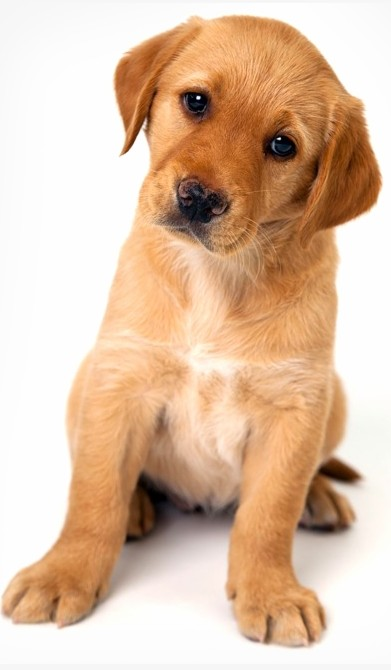
#> input picture Trabalho 1 - Manipulando Imagens/dog.jpeg, 391 x 670 px
$ jupyter execute manipulandoImgs.ipynb
#> lines starting #> are read from the running program, lines starting #| are printed output that depends on the picture; after the words box and inside, x2 and y2 are one past the last pixel; in counts of white or black regions, pixels touching at a corner belong together
# Atividades

1) Leia uma imagem colorida, transforme a mesma em níveis de cinza e salve o resultado em disco.

[cell 1]
from skimage.io import imread,imsave, imshow
from skimage.color import rgb2gray

image = imread('dog.jpeg')
#> image is the input picture: shape (670, 391, 3); mean R, G, B 222.5, 192.3, 167.3
img = rgb2gray(image)
imsave('cinza.png', img)

2) Leia uma imagem colorida, transforme a mesma em níveis de cinza. Após isso, atribua o valor zero a todos os pixels cujo vizinho à direita tenha o mesmo valor de intensidade. Salve o resultado em disco.

[cell 2]
image = imread('dog.jpeg')
img = rgb2gray(image)

for i in range(img.shape[0]):
    for j in range(img.shape[1]-1):
        if(img[i][j] == img[i][j+1]):
            img[i][j] = 0
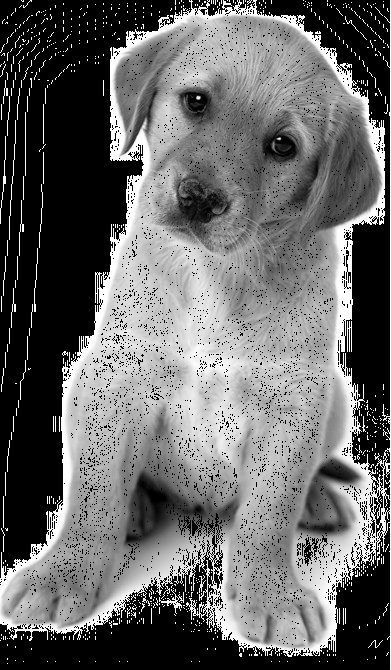
#> img: shape (670, 391) float64; min 0, max 1, mean 0.411

imsave('img2questao.png', img)

3) Leia uma imagem colorida, calcule as componentes no modelo de cores RGB. Calcule a maior e menor intensidade dos pixels em cada componente.

[cell 3]
def maiorMenor(img):
    maior = 0
    menor = 9999
    for i in range(img.shape[0]):
        for j in range(img.shape[1]):
            if(img[i][j] < menor):
                menor = img[i][j]
            if(img[i][j] > maior):
                maior = img[i][j]
    return maior,menor

image = imread('dog.jpeg')

red = image[:,:,0]
green = image[:,:,1]
blue = image[:,:,2]

maior, menor = maiorMenor(red)
#> after the loop in maiorMenor, `for i in range(img.shape[0]):`: maior = 255; menor = 0
#> maior = 255; menor = 0
print("Red: " + str(maior) + "; " + str(menor))
#| Red: 255; 0
maior, menor = maiorMenor(green)
print("Green: " + str(maior) + "; " + str(menor))
#| Green: 255; 0
maior, menor = maiorMenor(blue)
print("Blue: " + str(maior) + "; " + str(menor))
#| Blue: 255; 0

4) Leia uma imagem colorida, calcule as componentes no modelo de cores RGB.  Atribua o valor 255 a todos os pixels com intensidade maior que 150, faça isso em cada componente. Após isso, junte as componentes para formar uma imagem colorida novamente e salve o resultado.

[cell 4]
import numpy as np

image = imread('dog.jpeg')

red = image[:,:,0]
green = image[:,:,1]
blue = image[:,:,2]

for i in range(image.shape[0]):
    for j in range(image.shape[1]):
        if(red[i][j] > 150):
            red[i][j] = 255
        if(green[i][j] > 150):
            green[i][j] = 255
        if(blue[i][j] > 150):
            blue[i][j] = 255
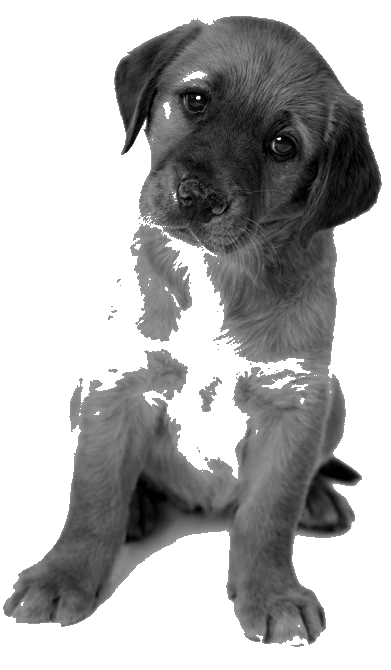
#> blue: shape (670, 391); min 0, max 255, mean 177.3
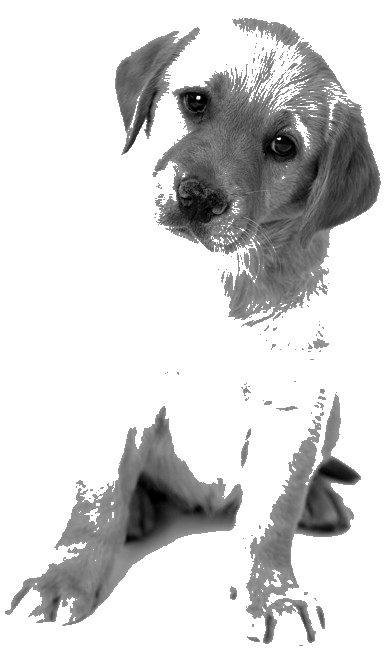
#> green: shape (670, 391); min 0, max 255, mean 214.4
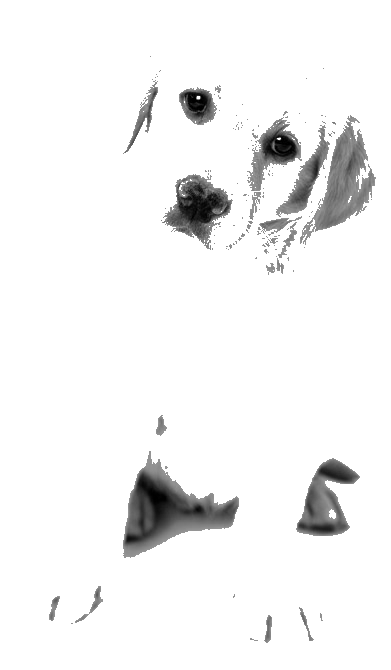
#> red: shape (670, 391); min 0, max 255, mean 242.3

img = np.zeros((image.shape[0],image.shape[1],3),'uint8')
img[:,:,0] = red
#> img: shape (670, 391, 3)
img[:,:,1] = green
img[:,:,2] = blue
imsave('juntaCanais.png', img)

5) Aplique ruído em uma imagem utilizando a função "skimage.util.random_noise" com os seguites parâmentros: ‘s&p’,‘gaussian’ e ‘speckle’. Cada um desses parâmetros irá gerar uma imagem com ruído. Após isso, aplique funções disponíveis em 'skimage.restoration' para recuperar as imagens.

[cell 5]
from skimage.util import random_noise
from skimage import restoration
import matplotlib.pyplot as plt

image = imread('dog.jpeg')
img = rgb2gray(image)

sp = random_noise(img, 's&p')
gaussian = random_noise(img, 'gaussian')
speckle = random_noise(img, 'speckle')

denoiseSp = restoration.denoise_tv_chambolle(sp)
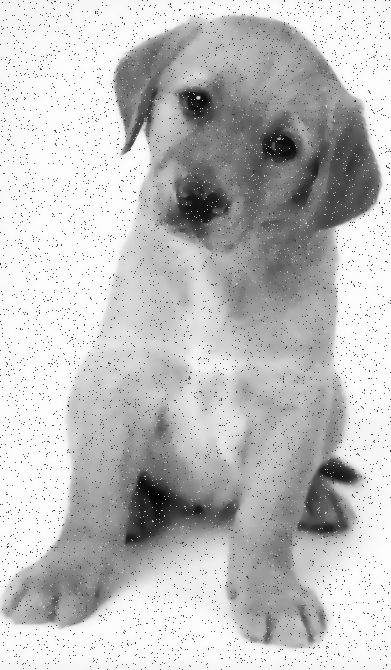
#> denoiseSp: shape (670, 391) float64; min 0.0127, max 0.996, mean 0.758
denoiseGaussian = restoration.denoise_tv_chambolle(gaussian)
denoiseSpeckle = restoration.denoise_tv_chambolle(speckle)

plt.figure()
plt.imshow(denoiseSp,cmap = 'gray')
plt.figure()
plt.imshow(denoiseGaussian,cmap = 'gray')
plt.figure()
plt.imshow(denoiseSpeckle,cmap = 'gray')

6) Aplique pelo menos 4 métodos diferentes para binarizar uma imagem ('skimage.filters').

[cell 6]
from skimage.io import imread,imsave, imshow
from skimage.color import rgb2gray
import matplotlib.pyplot as plt
from skimage.filters import threshold_otsu, threshold_yen, threshold_isodata, threshold_li

def binThresholdOtsu(img):
    thresh = threshold_otsu(img)
#> thresh = 0.721
    binary = img < thresh
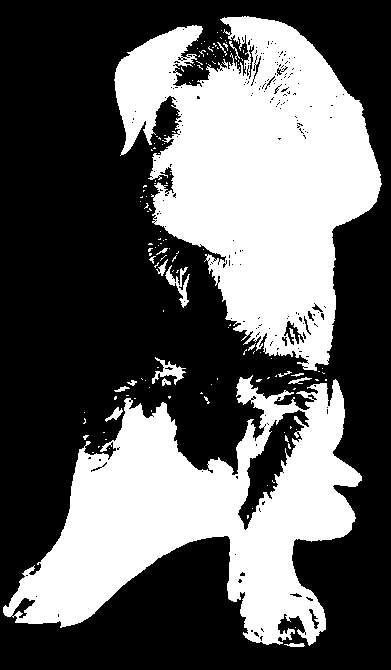
#> binary: shape (670, 391) bool; 38.2% white; 140 white regions (122 under 20 px), largest, box (x1, y1, x2, y2) and area: (114, 16, 382, 371) 53793, (3, 375, 362, 646) 44463, (165, 265, 190, 308) 341
    return binary

def binThresholdYen(img):
    thresh = threshold_yen(img)
#> thresh = 0.42
    binary = img < thresh
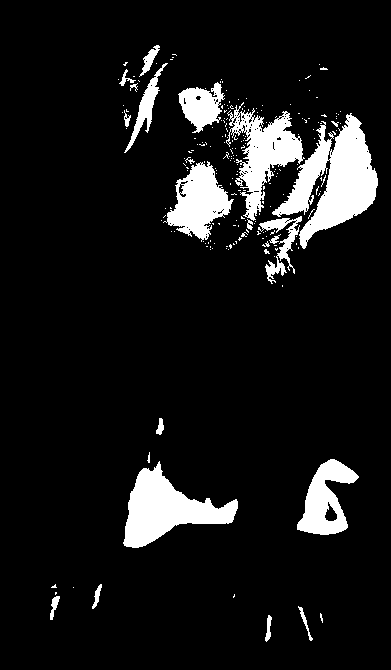
#> binary: shape (670, 391) bool; 9.3% white; 211 white regions (188 under 20 px), largest, box (x1, y1, x2, y2) and area: (272, 113, 378, 249) 6261, (123, 461, 238, 548) 4518, (226, 102, 305, 221) 3616
    return binary

def binThresholdIsodata(img):
    thresh = threshold_isodata(img)
#> thresh = 0.721
    binary = img < thresh
    return binary

def binThresholdLi(img):
    thresh = threshold_li(img)
#> thresh = 0.67
    binary = img < thresh
#> binary: shape (670, 391) bool; 31.8% white; 119 white regions (99 under 20 px), largest, box (x1, y1, x2, y2) and area: (115, 17, 381, 363) 47108, (4, 385, 362, 645) 34359, (238, 427, 253, 475) 301
    return binary

image = imread('dog.jpeg')
img = rgb2gray(image)

otsu = binThresholdOtsu(img)
yen = binThresholdYen(img)
isodata = binThresholdIsodata(img)
li = binThresholdLi(img)


plt.figure()
plt.imshow(otsu,cmap = 'gray')
plt.figure()
plt.imshow(yen,cmap = 'gray')
plt.figure()
plt.imshow(isodata,cmap = 'gray')
plt.figure()
plt.imshow(li,cmap = 'gray')

7) Aplique pelo menos 4 métodos diferentes ('skimage.filters') para calcular as bordas de uma imagem utilizando como entrada o resultado da questão anterior.

[cell 7]
from skimage.filters import sobel,roberts,prewitt,scharr

bordaOtsu = sobel(otsu)
bordaYen = roberts(yen)
bordaIsoData = prewitt(isodata)
bordaLi = scharr(li)
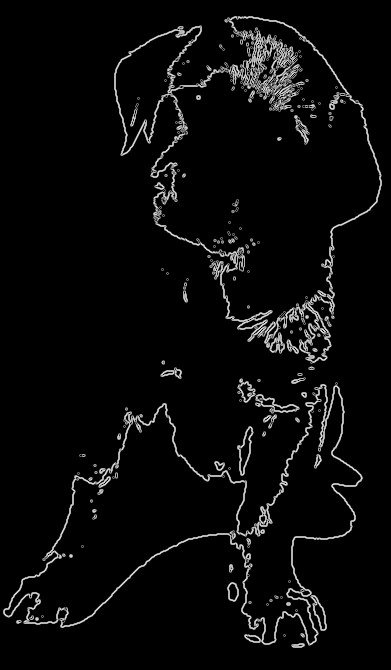
#> bordaLi: shape (670, 391) float64; min 0, max 0.834, mean 0.0396

plt.figure()
plt.imshow(bordaOtsu,cmap = 'gray')
plt.figure()
plt.imshow(bordaYen,cmap = 'gray')
plt.figure()
plt.imshow(bordaIsoData,cmap = 'gray')
plt.figure()
plt.imshow(bordaLi,cmap = 'gray')

8) Recorte uma imagem da seguinte forma:
- O corte será feito no canal de cor com a maior média de pixels.
- O centro do corte deve ser o pixel com o maior desvio padrão em uma janela 3x3.
- O tamanho do recorte será 1/4 do tamanho da imagem. Ex: Imagem 100 x 80 -> Recorte 25 x 20
- Cuidado com as bordas! Caso uma janela fique fora da imagem, o centro do recorte deverá ser alterado.

[cell 8]
from skimage.io import imread,imsave, imshow
from skimage.color import rgb2gray
import matplotlib.pyplot as plt
import numpy as np

img = imread('dog.jpeg')
r = img[:,:,0]
g = img[:,:,1]
b = img[:,:,2]

print(r.shape)
#| (670, 391)

mediaR = r.max()
#> mediaR = 255
mediaG = g.max()
#> mediaG = 255
mediaB = b.max()
#> mediaB = 255
maior = -1

if(mediaR > mediaG) and (mediaR > mediaB):
    maior = r
elif(mediaG > mediaR) and (mediaG > mediaB):
    maior = g
elif(mediaB > mediaR) and (mediaB > mediaG):
    maior = b
else:
    maior = r #considerei que no caso dos canais terem a mesma média, o corte será feito no red

maiorDp = -1
posicoes = [-1, -1]

for i in range(1, (maior.shape[0])-1):
    for j in range(1, (maior.shape[1])-1):
        janela = []
        janela.append(maior[i][j])
        janela.append(maior[i-1][j-1])
        janela.append(maior[i-1][j])
        janela.append(maior[i-1][j+1])
        janela.append(maior[i][j-1])
        janela.append(maior[i][j+1])
        janela.append(maior[i+1][j-1])
        janela.append(maior[i+1][j])
        janela.append(maior[i+1][j+1])

        desvio = np.std(janela)
        if(desvio > maiorDp):
            maiorDp = desvio
            posicoes[0] = i
            posicoes[1] = j
#> after the loop, maiorDp = 94.66; posicoes = [99, 198]

tamLin = int(r.shape[0]/4)
#> tamLin = 167
tamCol = int(r.shape[1]/4)
#> tamCol = 97

corteX = int(tamLin/2)
#> corteX = 83
corteY = int(tamCol/2)
#> corteY = 48
l = posicoes[0] - corteX
#> l = 16
c = posicoes[1] - corteY
#> c = 150
print(tamLin, tamCol)
#| 167 97
print(posicoes)
#| [99, 198]
print(l, c)
#| 16 150

if(posicoes[0]+corteX) > (maior.shape[0]):
    sobraX = posicoes[0]+corteX-maior.shape[0]
    posicoes[0] = posicoes[0] - sobraX
    l -= sobraX
    #corteX -= sobraX

if(posicoes[1]+corteY) > (maior.shape[1]):
    sobraY = posicoes[1]+corteY-maior.shape[1]
    posicoes[1] = posicoes[1] - sobraY
    c -= sobraY
    #corteY -= sobraY

cont1 = 0
cont2 = 0
for i in range(l, posicoes[0]+corteX):
    cont1 += 1
    for j in range(c, posicoes[1]+corteY):
        maior[i][j] = 0
        cont2 = j
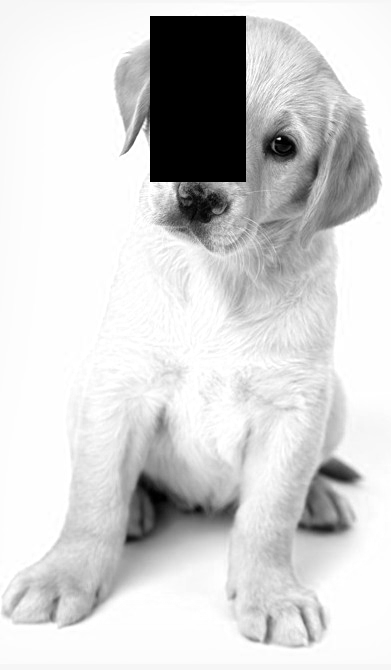
#> maior: shape (670, 391); min 0, max 255, mean 210.1
#> after the loop, cont1 = 166

plt.figure()
plt.imshow(img)
plt.figure()
plt.imshow(img[l:posicoes[0]+corteX,c:posicoes[1]+corteY,:])
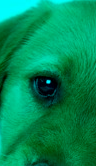
#> shown: shape (166, 96, 3); mean R, G, B 0, 138, 85.3
